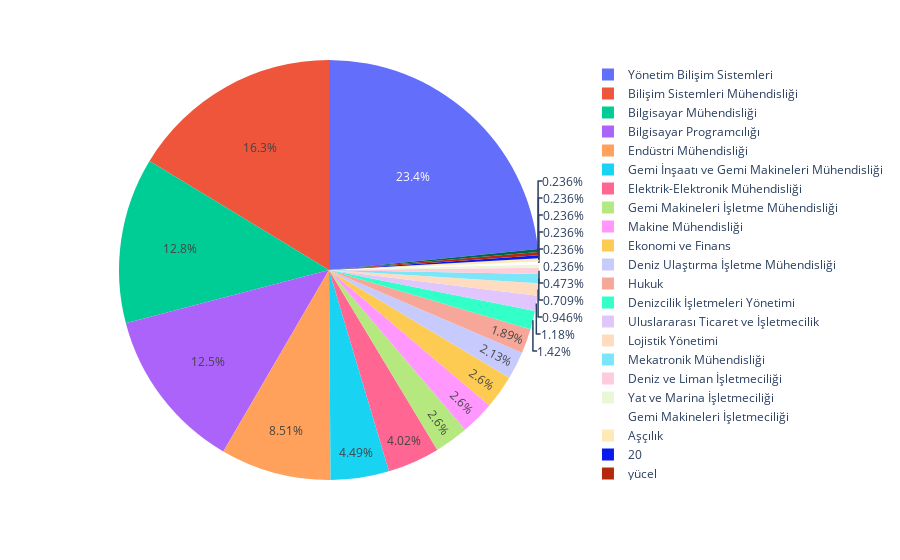

Write notebook code for a chart like this one.
### Code cell
px.pie(bölümün,values=bölümün["count"],names="Bölümün:")

### Figure 1 — Plotly figure (JSON) as saved in the notebook; plotly's stock layout.template omitted (floating-point values rounded to 4 significant figures)
{"data": [{"domain": {"x": [0, 1], "y": [0, 1]}, "hovertemplate": "Bölümün:=%{label}<br>count=%{value}<extra></extra>", "labels": ["Yönetim Bilişim Sistemleri", "Bilişim Sistemleri Mühendisliği", "Bilgisayar Mühendisliği", "Bilgisayar Programcılığı", "Endüstri Mühendisliği", "Gemi İnşaatı ve Gemi Makineleri Mühendisliği", "Elektrik-Elektronik Mühendisliği", "Gemi Makineleri İşletme Mühendisliği", "Makine Mühendisliği", "Ekonomi ve Finans", "Deniz Ulaştırma İşletme Mühendisliği", "Hukuk", "Denizcilik İşletmeleri Yönetimi", "Uluslararası Ticaret ve İşletmecilik", "Lojistik Yönetimi", "Mekatronik Mühendisliği", "Deniz ve Liman İşletmeciliği", "Yat ve Marina İşletmeciliği", "Gemi Makineleri İşletmeciliği", "Aşçılık", "", "yücel", "dmyo broker"], "legendgroup": "", "name": "", "showlegend": true, "type": "pie", "values": [99, 69, 54, 53, 36, 19, 17, 11, 11, 11, 9, 8, 6, 5, 4, 3, 2, 1, 1, 1, 1, 1, 1]}], "layout": {"legend": {"tracegroupgap": 0}, "margin": {"t": 60}}}
